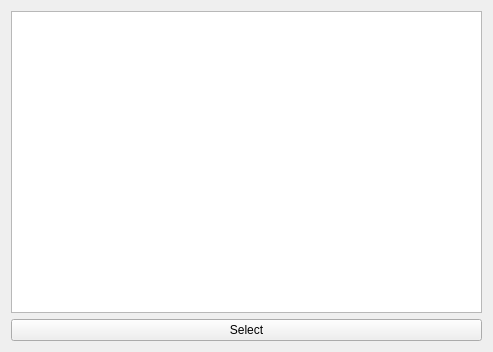
<?xml version="1.0" encoding="UTF-8"?>
<ui version="4.0">
 <class>PlaylistSelector</class>
 <widget class="QWidget" name="PlaylistSelector">
  <property name="geometry">
   <rect>
    <x>0</x>
    <y>0</y>
    <width>493</width>
    <height>352</height>
   </rect>
  </property>
  <property name="windowTitle">
   <string>Choose Playlist</string>
  </property>
  <layout class="QGridLayout" name="gridLayout">
   <item row="0" column="0">
    <widget class="QListView" name="listView"/>
   </item>
   <item row="1" column="0">
    <widget class="QPushButton" name="selectButton">
     <property name="text">
      <string>Select</string>
     </property>
    </widget>
   </item>
  </layout>
 </widget>
 <resources/>
 <connections/>
</ui>
